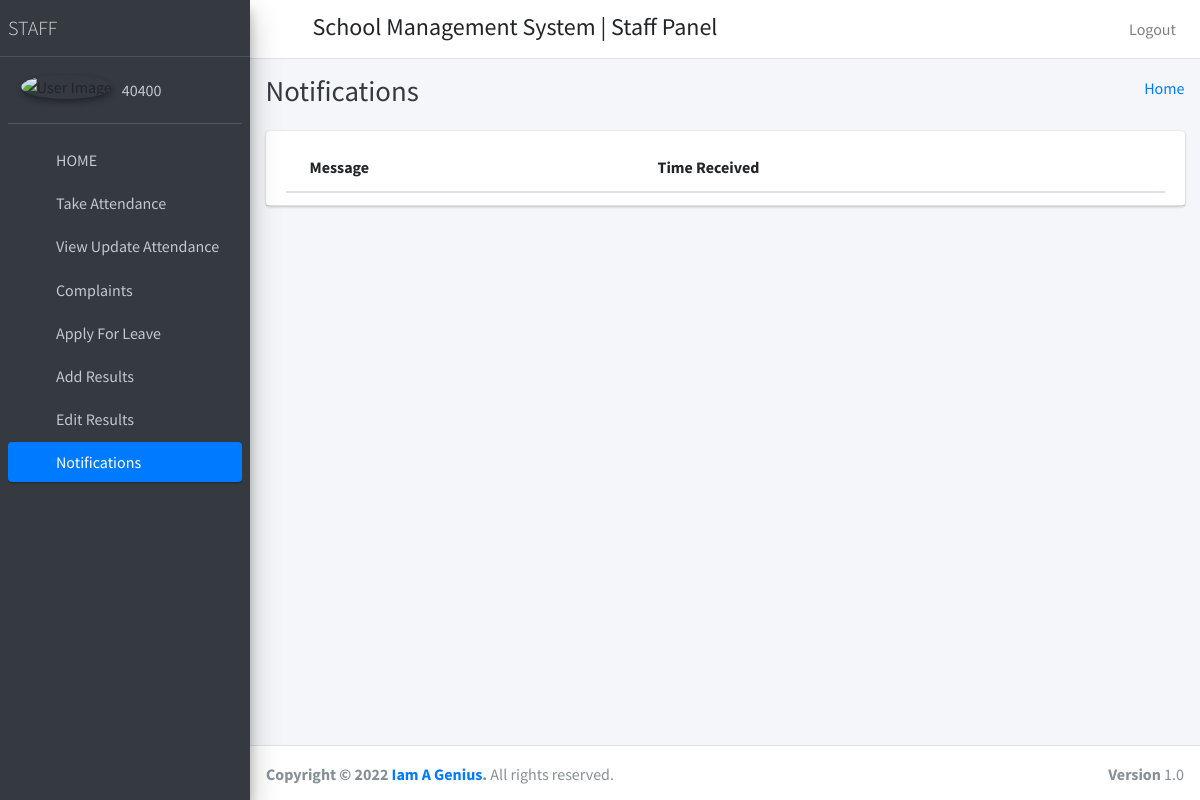
Page /staff_all_notification (signed in) on the earlier database version.
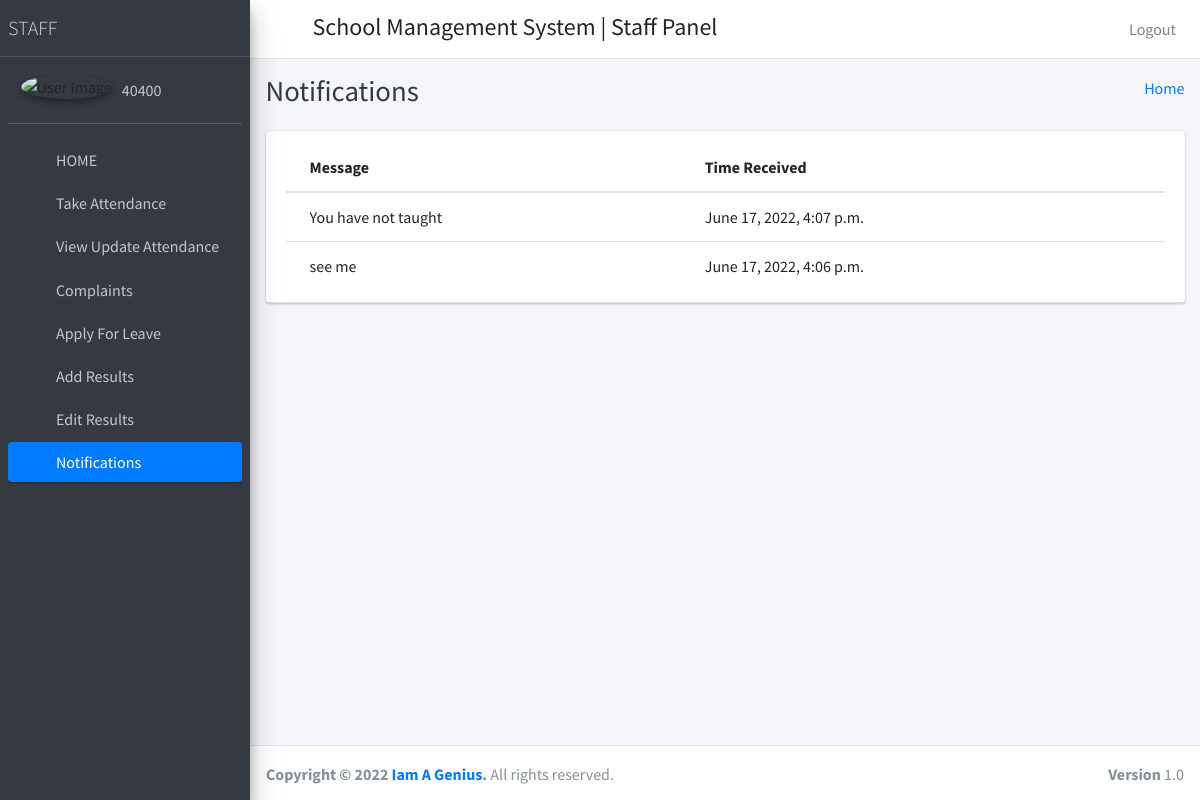
Same page on the later database version.
### Student/models.py (models this page shows)
class notificationstaff(models.Model):
    id = models.AutoField(primary_key=True)
    staff_id=models.ForeignKey(staff, on_delete=models.CASCADE)
    message = models.TextField()
    Hod_id = models.ForeignKey(CustomUser,on_delete=models.CASCADE,default=3)
    read = models.BooleanField(default=False)
    created_at = models.DateTimeField(auto_now_add=True)
    updated_at = models.DateTimeField(auto_now_add=True)
    objects=models.Manager()

### Student/staffviews.py (the view)
# urls.py: path('staff_all_notification',staffviews.staff_all_notification,name="staff_all_notification"),
def staff_all_notification(request):
    read = request.POST.get("notify")
    staffs=staff.objects.get(admin=request.user.id)
    notify = notificationstaff.objects.filter(staff_id=staffs.id,read=True).order_by("-id")
    notification = notificationstaff.objects.filter(staff_id=staffs.id,read=False).order_by("-id")
    notifications = notificationstaff.objects.filter(staff_id=staffs.id,read=False).count()
    return render(request,"staff_template/Notifications.html",{"notification":notification,"notify":notify,"notifications":notifications})

### templates/staff_template/Notifications.html
{% extends 'staff_template/base_template.html' %}
{% load static %}
{% block page_title %} Notifications {% endblock page_title %}
{% block main_content %}
<section class="content">
      <div class="container-fluid">
       <div class="row">
          <div class="col-12">
            <div class="card">
              <div class="card-header">
              <div class="card-body table-responsive p-0">
                <table class="table table-hover text-nowrap">
                  <thead>
                    <tr>
                      <th>Message</th>
                      <th>Time Received</th>
                    </tr>
                  </thead>
                  <tbody>
                  {% for notification in notify %}
                    <tr>
                      <td>{{ notification.message }}</td>
                      <td>{{ notification.created_at }}</td>
                    </tr>
                  {% endfor %}
                  </tbody>
                </table>
              </div>
            </div>
          </div>
        </div>
      </div>
    </section>
{% endblock main_content %}

Differences in the rows shown:
added notificationstaff: message "You have not taught", created_at "June 17, 2022, 4:07 p.m."
added notificationstaff: message "see me", created_at "June 17, 2022, 4:06 p.m."
